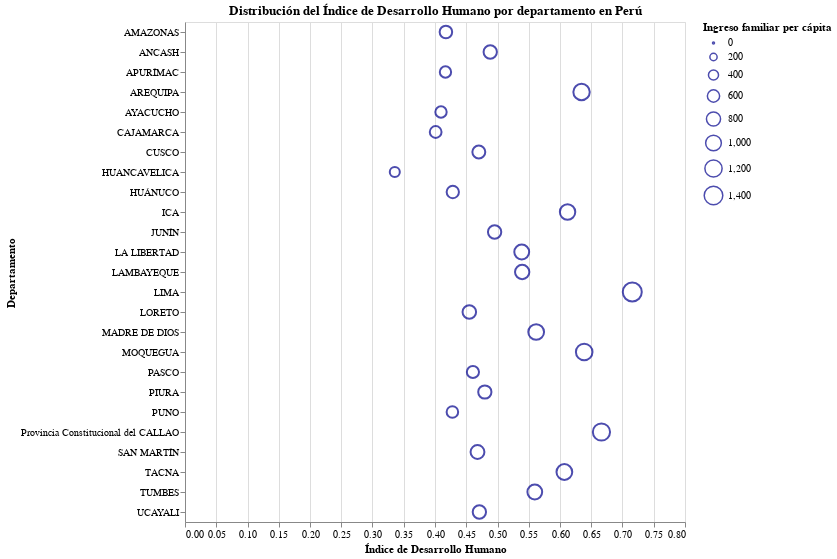

The code cell stored with this chart in its notebook:
### Code cell
# Grafico 1
alt.Chart(base, height=500, width=500).mark_point(color='darkblue').encode(
y = "Departamento",
x = "Índice de Desarrollo Humano",
size = alt.Size("Ingreso familiar per cápita"),
tooltip = ["Departamento", "Ingreso familiar per cápita", "Índice de Desarrollo Humano", "Ranking_IDH"]
).interactive().properties(
    title="Distribución del Índice de Desarrollo Humano por departamento en Perú",

)

### Figure 1 — Vega-Lite specification as saved in the notebook (floating-point values rounded to 4 significant figures)
{"config": {"background": "white", "view": {"continuousWidth": 400, "continuousHeight": 300}}, "data": {"name": "data-940aee8f238fb6c326146bdfac52a415"}, "mark": {"type": "point", "color": "darkblue"}, "encoding": {"size": {"field": "Ingreso familiar per cápita", "type": "quantitative"}, "tooltip": [{"field": "Departamento", "type": "nominal"}, {"field": "Ingreso familiar per cápita", "type": "quantitative"}, {"field": "Índice de Desarrollo Humano", "type": "quantitative"}, {"field": "Ranking_IDH", "type": "quantitative"}], "x": {"field": "Índice de Desarrollo Humano", "type": "quantitative"}, "y": {"field": "Departamento", "type": "nominal"}}, "height": 500, "selection": {"selector014": {"type": "interval", "bind": "scales", "encodings": ["x", "y"]}}, "title": "Distribución del Índice de Desarrollo Humano por departamento en Perú", "width": 500, "$schema": "https://vega.github.io/schema/vega-lite/v4.17.0.json", "datasets": {"data-940aee8f238fb6c326146bdfac52a415": [{"Ubigeo": "010000", "Departamento": "AMAZONAS", "Población": 379384, "Ranking_hab": 19, "Índice de Desarrollo Humano": 0.4175, "Ranking_IDH": 21, "Esperanza de vida al nacer": 73.31, "Ranking_Esperanza": 15, "Con Educación secundaria completa (Poblac. 18 años)": 46.86, "Ranking_Secundaria": 24, "Años de educación (Poblac. 25 y más)": 6.051, "Ranking_educacion": 23, "Ingreso familiar per cápita": 629.7, "Ranking_ingresos": 18}, {"Ubigeo": "020000", "Departamento": "ANCASH", "Población": 1083519, "Ranking_hab": 10, "Índice de Desarrollo Humano": 0.4884, "Ranking_IDH": 12, "Esperanza de vida al nacer": 75.74, "Ranking_Esperanza": 10, "Con Educación secundaria completa (Poblac. 18 años)": 61.11, "Ranking_Secundaria": 16, "Años de educación (Poblac. 25 y más)": 7.633, "Ranking_educacion": 15, "Ingreso familiar per cápita": 712.7, "Ranking_ingresos": 13}, {"Ubigeo": "030000", "Departamento": "APURÍMAC", "Población": 405759, "Ranking_hab": 18, "Índice de Desarrollo Humano": 0.4167, "Ranking_IDH": 22, "Esperanza de vida al nacer": 72.63, "Ranking_Esperanza": 19, "Con Educación secundaria completa (Poblac. 18 años)": 65.55, "Ranking_Secundaria": 13, "Años de educación (Poblac. 25 y más)": 6.61, "Ranking_educacion": 21, "Ingreso familiar per cápita": 511.9, "Ranking_ingresos": 24}, {"Ubigeo": "040000", "Departamento": "AREQUIPA", "Población": 1382730, "Ranking_hab": 4, "Índice de Desarrollo Humano": 0.6345, "Ranking_IDH": 4, "Esperanza de vida al nacer": 78.2, "Ranking_Esperanza": 6, "Con Educación secundaria completa (Poblac. 18 años)": 77.8, "Ranking_Secundaria": 1, "Años de educación (Poblac. 25 y más)": 10.1, "Ranking_educacion": 2, "Ingreso familiar per cápita": 1088.0, "Ranking_ingresos": 4}, {"Ubigeo": "050000", "Departamento": "AYACUCHO", "Población": 616176, "Ranking_hab": 16, "Índice de Desarrollo Humano": 0.4096, "Ranking_IDH": 23, "Esperanza de vida al nacer": 71.08, "Ranking_Esperanza": 22, "Con Educación secundaria completa (Poblac. 18 años)": 59.36, "Ranking_Secundaria": 18, "Años de educación (Poblac. 25 y más)": 6.906, "Ranking_educacion": 19, "Ingreso familiar per cápita": 512.5, "Ranking_ingresos": 23}, {"Ubigeo": "060000", "Departamento": "CAJAMARCA", "Población": 1341012, "Ranking_hab": 5, "Índice de Desarrollo Humano": 0.4011, "Ranking_IDH": 24, "Esperanza de vida al nacer": 74.75, "Ranking_Esperanza": 11, "Con Educación secundaria completa (Poblac. 18 años)": 51.38, "Ranking_Secundaria": 23, "Años de educación (Poblac. 25 y más)": 5.608, "Ranking_educacion": 25, "Ingreso familiar per cápita": 551.7, "Ranking_ingresos": 21}, {"Ubigeo": "070100", "Departamento": "Provincia Constitucional del CALLAO", "Población": 994494, "Ranking_hab": 11, "Índice de Desarrollo Humano": 0.6663, "Ranking_IDH": 2, "Esperanza de vida al nacer": 82.52, "Ranking_Esperanza": 1, "Con Educación secundaria completa (Poblac. 18 años)": 73.5, "Ranking_Secundaria": 6, "Años de educación (Poblac. 25 y más)": 10.06, "Ranking_educacion": 3, "Ingreso familiar per cápita": 1198.0, "Ranking_ingresos": 2}, {"Ubigeo": "080000", "Departamento": "CUSCO", "Población": 1205527, "Ranking_hab": 7, "Índice de Desarrollo Humano": 0.4701, "Ranking_IDH": 15, "Esperanza de vida al nacer": 70.74, "Ranking_Esperanza": 23, "Con Educación secundaria completa (Poblac. 18 años)": 66.69, "Ranking_Secundaria": 11, "Años de educación (Poblac. 25 y más)": 7.798, "Ranking_educacion": 14, "Ingreso familiar per cápita": 668.0, "Ranking_ingresos": 17}, {"Ubigeo": "090000", "Departamento": "HUANCAVELICA", "Población": 347639, "Ranking_hab": 20, "Índice de Desarrollo Humano": 0.3357, "Ranking_IDH": 25, "Esperanza de vida al nacer": 64.03, "Ranking_Esperanza": 25, "Con Educación secundaria completa (Poblac. 18 años)": 56.18, "Ranking_Secundaria": 19, "Años de educación (Poblac. 25 y más)": 5.735, "Ranking_educacion": 24, "Ingreso familiar per cápita": 398.2, "Ranking_ingresos": 25}, {"Ubigeo": "100000", "Departamento": "HUÁNUCO", "Población": 721047, "Ranking_hab": 15, "Índice de Desarrollo Humano": 0.4285, "Ranking_IDH": 19, "Esperanza de vida al nacer": 73.11, "Ranking_Esperanza": 17, "Con Educación secundaria completa (Poblac. 18 años)": 53.61, "Ranking_Secundaria": 20, "Años de educación (Poblac. 25 y más)": 6.573, "Ranking_educacion": 22, "Ingreso familiar per cápita": 604.6, "Ranking_ingresos": 19}, {"Ubigeo": "110000", "Departamento": "ICA", "Población": 850765, "Ranking_hab": 13, "Índice de Desarrollo Humano": 0.6121, "Ranking_IDH": 5, "Esperanza de vida al nacer": 81.66, "Ranking_Esperanza": 2, "Con Educación secundaria completa (Poblac. 18 años)": 73.53, "Ranking_Secundaria": 5, "Años de educación (Poblac. 25 y más)": 9.905, "Ranking_educacion": 5, "Ingreso familiar per cápita": 959.0, "Ranking_ingresos": 7}, {"Ubigeo": "120000", "Departamento": "JUNÍN", "Población": 1246038, "Ranking_hab": 6, "Índice de Desarrollo Humano": 0.4954, "Ranking_IDH": 11, "Esperanza de vida al nacer": 73.18, "Ranking_Esperanza": 16, "Con Educación secundaria completa (Poblac. 18 años)": 65.88, "Ranking_Secundaria": 12, "Años de educación (Poblac. 25 y más)": 8.381, "Ranking_educacion": 10, "Ingreso familiar per cápita": 710.3, "Ranking_ingresos": 14}, {"Ubigeo": "130000", "Departamento": "LA LIBERTAD", "Población": 1778080, "Ranking_hab": 3, "Índice de Desarrollo Humano": 0.5388, "Ranking_IDH": 10, "Esperanza de vida al nacer": 77.21, "Ranking_Esperanza": 9, "Con Educación secundaria completa (Poblac. 18 años)": 60.85, "Ranking_Secundaria": 17, "Años de educación (Poblac. 25 y más)": 8.034, "Ranking_educacion": 13, "Ingreso familiar per cápita": 892.1, "Ranking_ingresos": 8}, {"Ubigeo": "140000", "Departamento": "LAMBAYEQUE", "Población": 1197260, "Ranking_hab": 8, "Índice de Desarrollo Humano": 0.5395, "Ranking_IDH": 9, "Esperanza de vida al nacer": 77.29, "Ranking_Esperanza": 8, "Con Educación secundaria completa (Poblac. 18 años)": 67.09, "Ranking_Secundaria": 9, "Años de educación (Poblac. 25 y más)": 8.445, "Ranking_educacion": 9, "Ingreso familiar per cápita": 827.6, "Ranking_ingresos": 10}, {"Ubigeo": "150000", "Departamento": "LIMA", "Población": 9485405, "Ranking_hab": 1, "Índice de Desarrollo Humano": 0.7157, "Ranking_IDH": 1, "Esperanza de vida al nacer": 81.15, "Ranking_Esperanza": 3, "Con Educación secundaria completa (Poblac. 18 años)": 75.71, "Ranking_Secundaria": 2, "Años de educación (Poblac. 25 y más)": 10.36, "Ranking_educacion": 1, "Ingreso familiar per cápita": 1464.0, "Ranking_ingresos": 1}, {"Ubigeo": "160000", "Departamento": "LORETO", "Población": 883510, "Ranking_hab": 12, "Índice de Desarrollo Humano": 0.4549, "Ranking_IDH": 18, "Esperanza de vida al nacer": 71.42, "Ranking_Esperanza": 21, "Con Educación secundaria completa (Poblac. 18 años)": 45.04, "Ranking_Secundaria": 25, "Años de educación (Poblac. 25 y más)": 7.56, "Ranking_educacion": 17, "Ingreso familiar per cápita": 736.7, "Ranking_ingresos": 12}, {"Ubigeo": "170000", "Departamento": "MADRE DE DIOS", "Población": 141070, "Ranking_hab": 25, "Índice de Desarrollo Humano": 0.5619, "Ranking_IDH": 7, "Esperanza de vida al nacer": 73.72, "Ranking_Esperanza": 12, "Con Educación secundaria completa (Poblac. 18 años)": 63.76, "Ranking_Secundaria": 14, "Años de educación (Poblac. 25 y más)": 8.726, "Ranking_educacion": 7, "Ingreso familiar per cápita": 1001.0, "Ranking_ingresos": 6}, {"Ubigeo": "180000", "Departamento": "MOQUEGUA", "Población": 174863, "Ranking_hab": 24, "Índice de Desarrollo Humano": 0.6387, "Ranking_IDH": 3, "Esperanza de vida al nacer": 79.8, "Ranking_Esperanza": 4, "Con Educación secundaria completa (Poblac. 18 años)": 74.49, "Ranking_Secundaria": 4, "Años de educación (Poblac. 25 y más)": 9.922, "Ranking_educacion": 4, "Ingreso familiar per cápita": 1112.0, "Ranking_ingresos": 3}, {"Ubigeo": "190000", "Departamento": "PASCO", "Población": 254065, "Ranking_hab": 22, "Índice de Desarrollo Humano": 0.4607, "Ranking_IDH": 17, "Esperanza de vida al nacer": 72.04, "Ranking_Esperanza": 20, "Con Educación secundaria completa (Poblac. 18 años)": 68.25, "Ranking_Secundaria": 8, "Años de educación (Poblac. 25 y más)": 8.141, "Ranking_educacion": 11, "Ingreso familiar per cápita": 591.7, "Ranking_ingresos": 20}, {"Ubigeo": "200000", "Departamento": "PIURA", "Población": 1856809, "Ranking_hab": 2, "Índice de Desarrollo Humano": 0.4797, "Ranking_IDH": 13, "Esperanza de vida al nacer": 73.7, "Ranking_Esperanza": 14, "Con Educación secundaria completa (Poblac. 18 años)": 61.93, "Ranking_Secundaria": 15, "Años de educación (Poblac. 25 y más)": 7.578, "Ranking_educacion": 16, "Ingreso familiar per cápita": 703.0, "Ranking_ingresos": 16}, {"Ubigeo": "210000", "Departamento": "PUNO", "Población": 1172697, "Ranking_hab": 9, "Índice de Desarrollo Humano": 0.4278, "Ranking_IDH": 20, "Esperanza de vida al nacer": 68.48, "Ranking_Esperanza": 24, "Con Educación secundaria completa (Poblac. 18 años)": 72.15, "Ranking_Secundaria": 7, "Años de educación (Poblac. 25 y más)": 7.448, "Ranking_educacion": 18, "Ingreso familiar per cápita": 532.3, "Ranking_ingresos": 22}, {"Ubigeo": "220000", "Departamento": "SAN MARTÍN", "Población": 813381, "Ranking_hab": 14, "Índice de Desarrollo Humano": 0.468, "Ranking_IDH": 16, "Esperanza de vida al nacer": 73.72, "Ranking_Esperanza": 13, "Con Educación secundaria completa (Poblac. 18 años)": 52.46, "Ranking_Secundaria": 21, "Años de educación (Poblac. 25 y más)": 6.645, "Ranking_educacion": 20, "Ingreso familiar per cápita": 770.4, "Ranking_ingresos": 11}, {"Ubigeo": "230000", "Departamento": "TACNA", "Población": 329332, "Ranking_hab": 21, "Índice de Desarrollo Humano": 0.607, "Ranking_IDH": 6, "Esperanza de vida al nacer": 77.53, "Ranking_Esperanza": 7, "Con Educación secundaria completa (Poblac. 18 años)": 74.91, "Ranking_Secundaria": 3, "Años de educación (Poblac. 25 y más)": 9.811, "Ranking_educacion": 6, "Ingreso familiar per cápita": 1003.0, "Ranking_ingresos": 5}, {"Ubigeo": "240000", "Departamento": "TUMBES", "Población": 224863, "Ranking_hab": 23, "Índice de Desarrollo Humano": 0.5597, "Ranking_IDH": 8, "Esperanza de vida al nacer": 79.06, "Ranking_Esperanza": 5, "Con Educación secundaria completa (Poblac. 18 años)": 66.7, "Ranking_Secundaria": 10, "Años de educación (Poblac. 25 y más)": 8.667, "Ranking_educacion": 8, "Ingreso familiar per cápita": 879.5, "Ranking_ingresos": 9}, {"Ubigeo": "250000", "Departamento": "UCAYALI", "Población": 496459, "Ranking_hab": 17, "Índice de Desarrollo Humano": 0.471, "Ranking_IDH": 14, "Esperanza de vida al nacer": 72.86, "Ranking_Esperanza": 18, "Con Educación secundaria completa (Poblac. 18 años)": 51.94, "Ranking_Secundaria": 22, "Años de educación (Poblac. 25 y más)": 8.052, "Ranking_educacion": 12, "Ingreso familiar per cápita": 710.1, "Ranking_ingresos": 15}]}}
